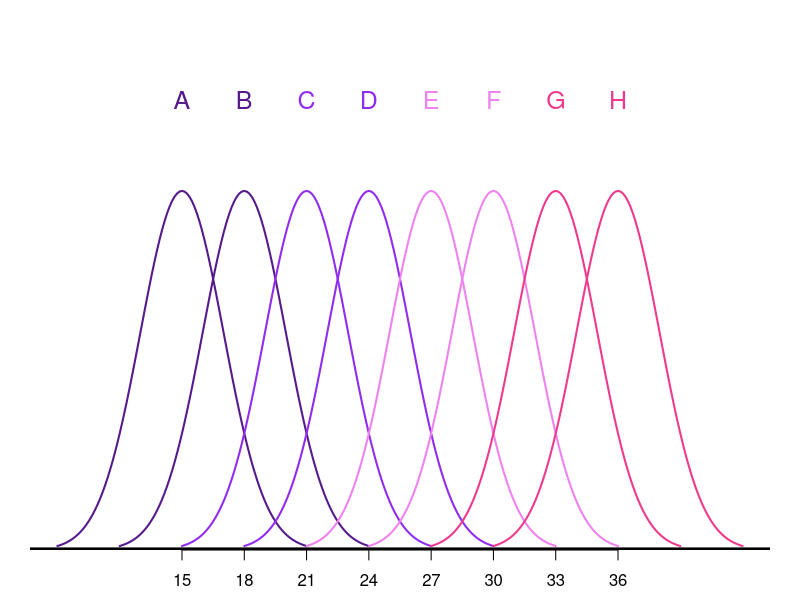
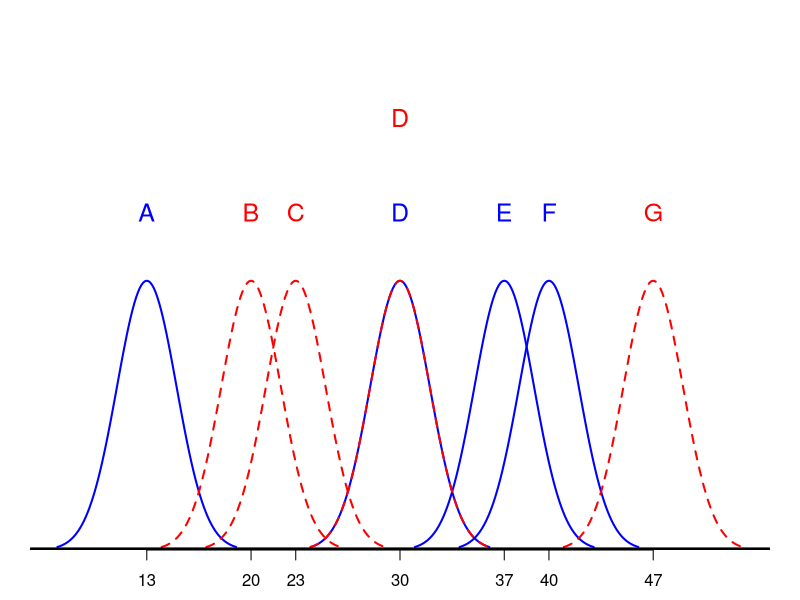

R code for these plots, in order:
png('FourContexts.png', width=6, height=2, units='in', res=300)
par(mar=c(2.5,1.5,0.5,1.5))
curve(dnorm(x, 15, sd=2), from=9, to=21, xlim=c(9,42), axes=FALSE, xlab='', ylab='', lwd=2, yaxs='i', ylim=c(0,.3), col='purple4')
curve(dnorm(x, 18, sd=2), from=12, to=24, add=TRUE, lwd=2, col='purple4')
curve(dnorm(x, 21, sd=2), from=15, to=27, add=TRUE, lwd=2, col='purple2')
curve(dnorm(x, 24, sd=2), from=18, to=30, add=TRUE, lwd=2, col='purple2')
curve(dnorm(x, 27, sd=2), from=21, to=33, add=TRUE, lwd=2, col='violet')
curve(dnorm(x, 30, sd=2), from=24, to=36, add=TRUE, lwd=2, col='violet')
curve(dnorm(x, 33, sd=2), from=27, to=39, add=TRUE, lwd=2, col='violetred2')
curve(dnorm(x, 36, sd=2), from=30, to=42, add=TRUE, lwd=2, col='violetred2')
text(x=15, y=.25, label='A', cex=1.5, col='purple4')
text(x=18, y=.25, label='B', cex=1.5, col='purple4')
text(x=21, y=.25, label='C', cex=1.5, col='purple2')
text(x=24, y=.25, label='D', cex=1.5, col='purple2')
text(x=27, y=.25, label='E', cex=1.5, col='violet')
text(x=30, y=.25, label='F', cex=1.5, col='violet')
text(x=33, y=.25, label='G', cex=1.5, col='violetred2')
text(x=36, y=.25, label='H', cex=1.5, col='violetred2')
axis(side=1, at=c(15,18,21,24,27,30,33,36), lwd=1)
abline(h=0, lwd=5)
dev.off()


png('TwoContexts.png', width=6, height=2, units='in', res=300)
par(mar=c(2.5,1.5,0.5,1.5))
curve(dnorm(x, 13, sd=2), from=7, to=19, xlim=c(7,53), axes=FALSE, xlab='', ylab='', lwd=2, yaxs='i', ylim=c(0,.4), col='blue')
curve(dnorm(x, 30, sd=2), from=24, to=36, add=TRUE, lwd=2, col='blue')
curve(dnorm(x, 37, sd=2), from=31, to=43, add=TRUE, lwd=2, col='blue')
curve(dnorm(x, 40, sd=2), from=34, to=46, add=TRUE, lwd=2, col='blue')
curve(dnorm(x, 20, sd=2), from=14, to=26, add=TRUE, lwd=2, lty=2, col='red')
curve(dnorm(x, 23, sd=2), from=17, to=29, add=TRUE, lwd=2, lty=2, col='red')
curve(dnorm(x, 30, sd=2), from=24, to=36, add=TRUE, lwd=2, lty=2, col='red')
curve(dnorm(x, 47, sd=2), from=41, to=53, add=TRUE, lwd=2, lty=2, col='red')
text(x=13, y=.25, label='A', cex=1.5, col='blue')
text(x=30, y=.25, label='D', cex=1.5, col='blue')
text(x=37, y=.25, label='E', cex=1.5, col='blue')
text(x=40, y=.25, label='F', cex=1.5, col='blue')
text(x=20, y=.25, label='B', cex=1.5, col='red')
text(x=23, y=.25, label='C', cex=1.5, col='red')
text(x=30, y=.32, label='D', cex=1.5, col='red')
text(x=47, y=.25, label='G', cex=1.5, col='red')
axis(side=1, at=c(13,20,23,30,37,40,47), lwd=1)
abline(h=0, lwd=5)
dev.off()

